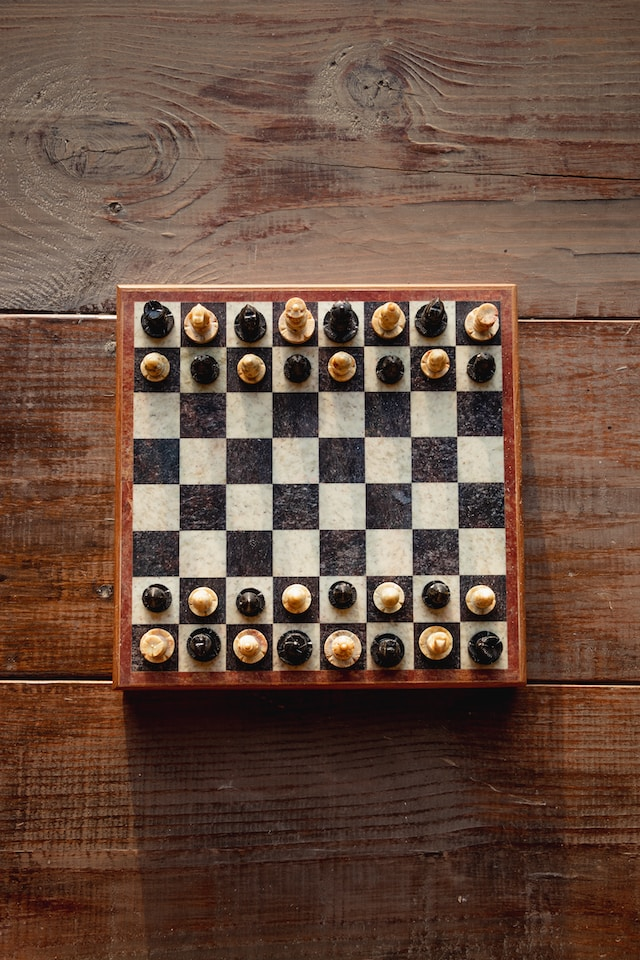
#> input picture CV-5/Lab5/Resources/chess2.jpg, 640 x 960 px, found by its file name
$ python Q1.py
#> lines starting #> are read from the running program, lines starting #| are printed output that depends on the picture; after the words box and inside, x2 and y2 are one past the last pixel; in counts of white or black regions, pixels touching at a corner belong together
#> further down, img is the input picture: shape (960, 640, 3); mean B, G, R 65.2, 79.4, 106.2
import cv2 as cv
import numpy as np

def HarrisCorner(img, k, thresh):
#> called with k = 0.045, thresh = 0.35
    img_cpy = np.copy(img)
    gray = cv.cvtColor(img, cv.COLOR_BGR2GRAY)
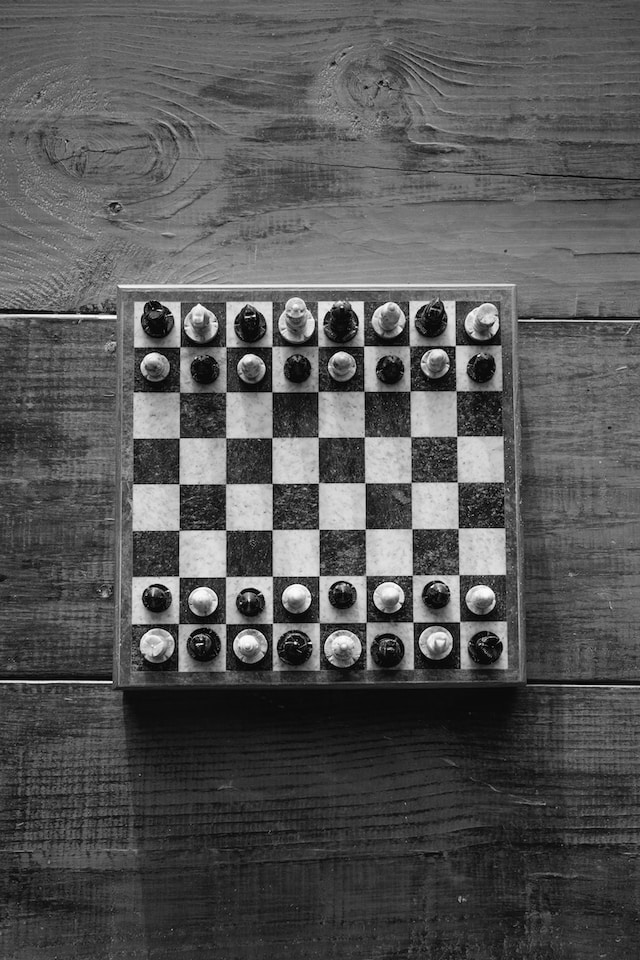
#> gray: shape (960, 640); min 0, max 254, mean 85.8

    Ix = cv.Sobel(gray, cv.CV_64F, 1, 0)
    Iy = cv.Sobel(gray, cv.CV_64F, 0, 1)

    Ix2 = np.square(Ix)
    Iy2 = np.square(Iy)
    Ixy = Ix*Iy
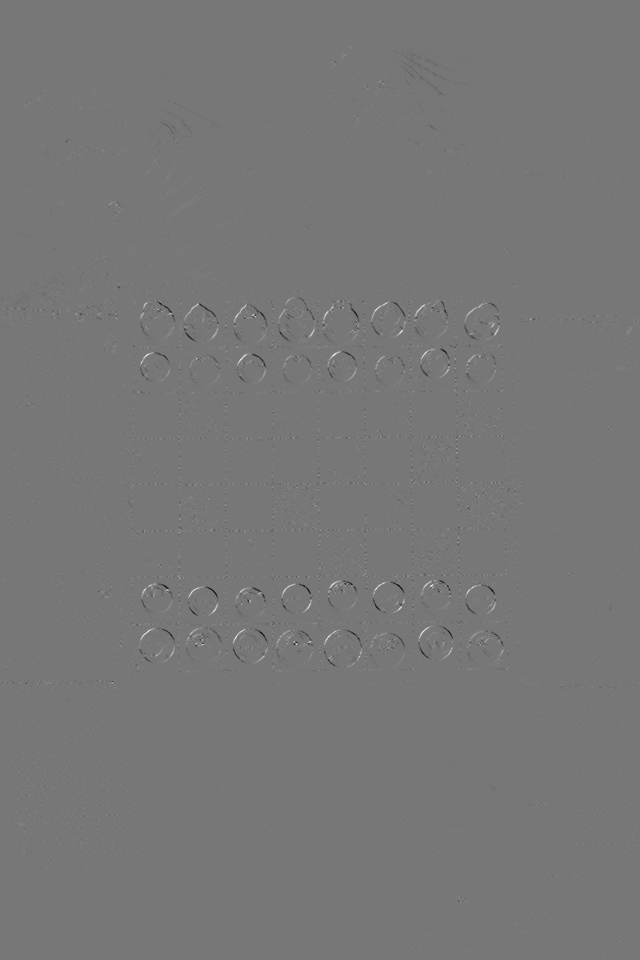
#> Ixy: shape (960, 640) float64; min -395304, max 446336, mean -9.4; drawn with min black and max white

    gIx2 = cv.GaussianBlur(Ix2, (7,7), 0)
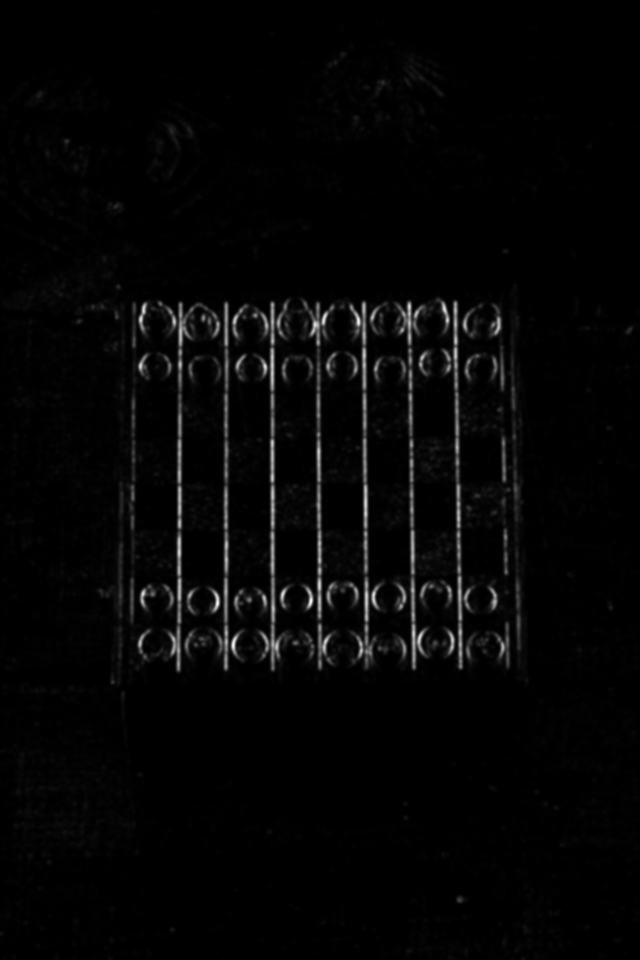
#> gIx2: shape (960, 640) float64; min 0, max 274689.2, mean 6279.1; drawn with min black and max white
    gIy2 = cv.GaussianBlur(Iy2, (7,7), 0)
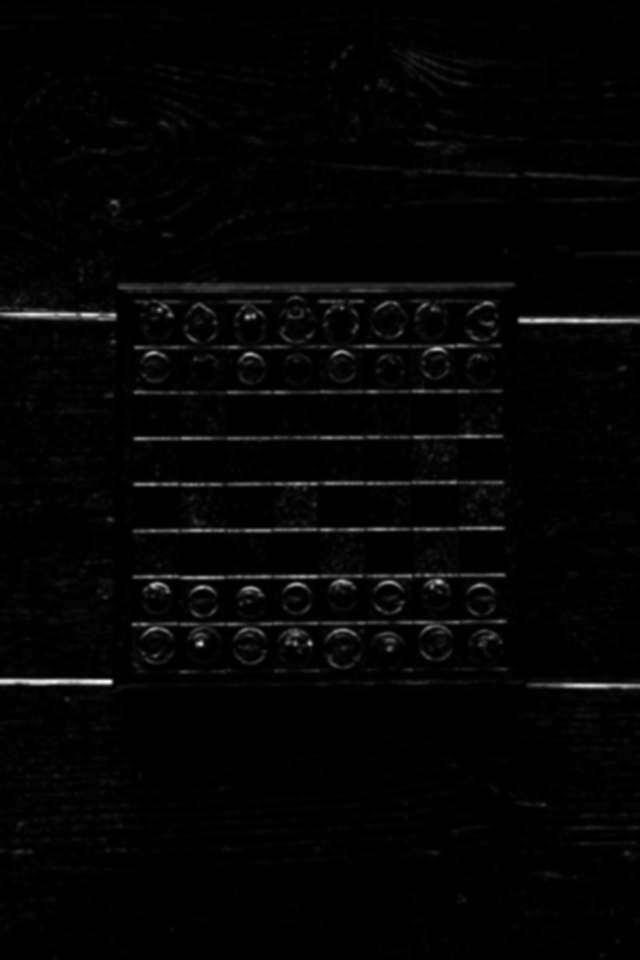
#> gIy2: shape (960, 640) float64; min 0, max 434665.5, mean 8841.8; drawn with min black and max white
    gIxy = cv.GaussianBlur(Ixy, (7,7), 0)

    harris = gIx2*gIy2 - np.square(gIxy) - k*np.square(gIx2+gIy2)
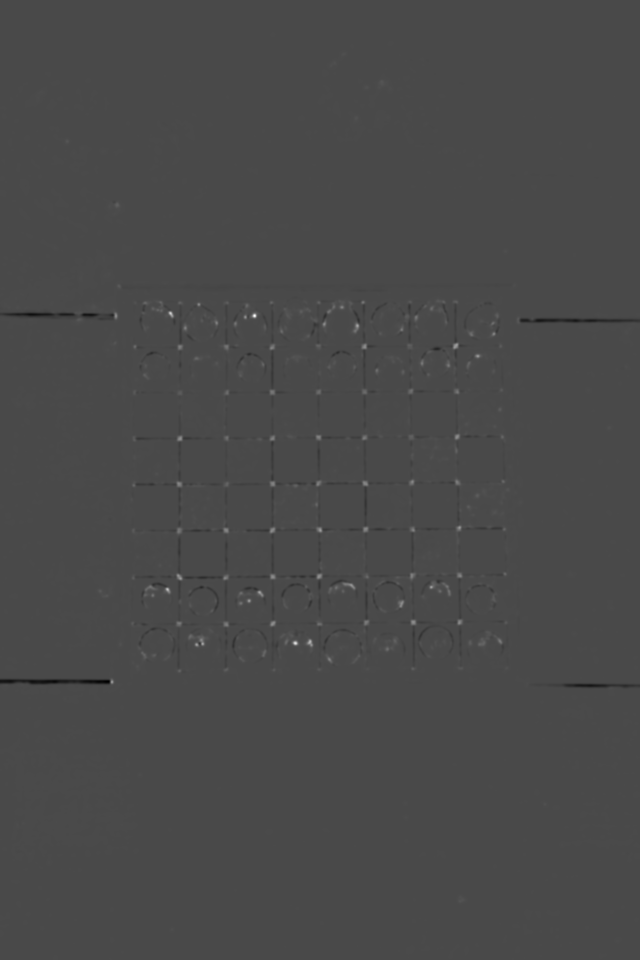
#> harris: shape (960, 640) float64; min -8.28e+09, max 2.03e+10, mean 4330346.2; drawn with min black and max white

    cv.normalize(harris, harris, 0, 1, cv.NORM_MINMAX)

    loc = np.where(harris >= thresh)
#> loc = 2469 positions, rows 204 to 683, columns 111 to 505
    for pt in zip(*loc[::-1]):
        cv.circle(img_cpy, pt, 2, (0, 0, 255), 1)
#> this loop made 2469 passes
#> pt on passes 1 to 3: (116, 204), (117, 204), (116, 205)

    return img_cpy

img = cv.imread('Resources\\chess2.jpg')
cv.imshow('OG', img)

harris_corner = HarrisCorner(img, 0.045, 0.35)
cv.imshow('Harris Corner', harris_corner)

gray = cv.cvtColor(img, cv.COLOR_BGR2GRAY)
dst = cv.cornerHarris(gray,2,5,0.06)
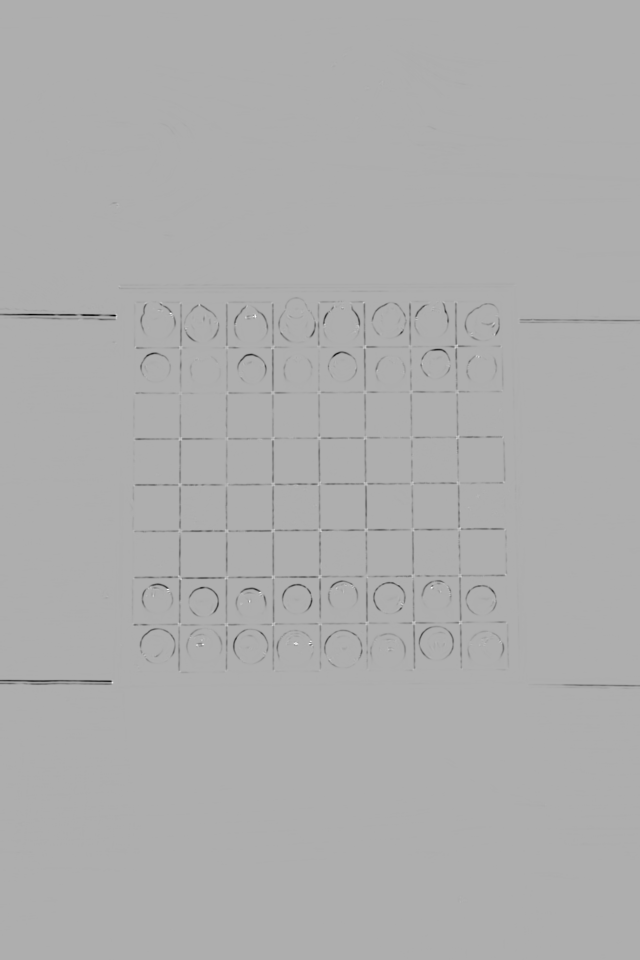
#> dst: shape (960, 640) float32; min -1.97, max 0.918, mean -0.00922; drawn with min black and max white
dst = cv.dilate(dst,None)
img[dst>0.04*dst.max()] = [255,0,0]
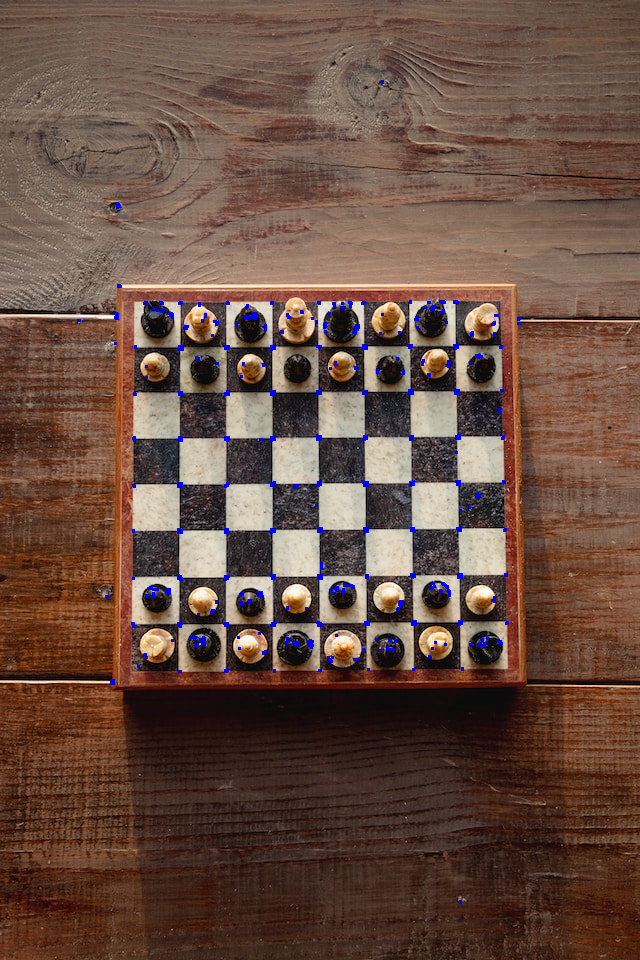
#> img: shape (960, 640, 3); 0.75% of pixels changed, all inside (x1, y1, x2, y2) = (77, 80, 521, 904)
cv.imshow('Using func', img)

cv.waitKey(0)

$ run again, with CV-5/Lab5/Resources/chess1.jpg copied over CV-5/Lab5/Resources/chess2.jpg
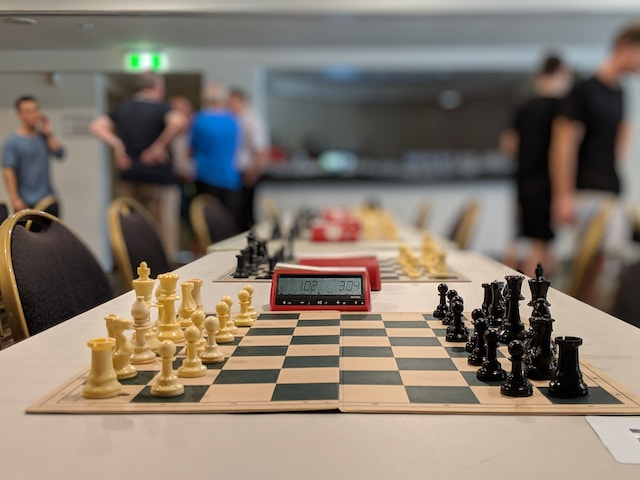
#> input picture CV-5/Lab5/Resources/chess1.jpg, 640 x 480 px, found by its file name
#> img is the input picture: shape (480, 640, 3); mean B, G, R 108.3, 120, 131.5
#> in HarrisCorner, `harris = gIx2*gIy2 - np.square(gIxy) - k*np.square(gIx2+gIy2)`:
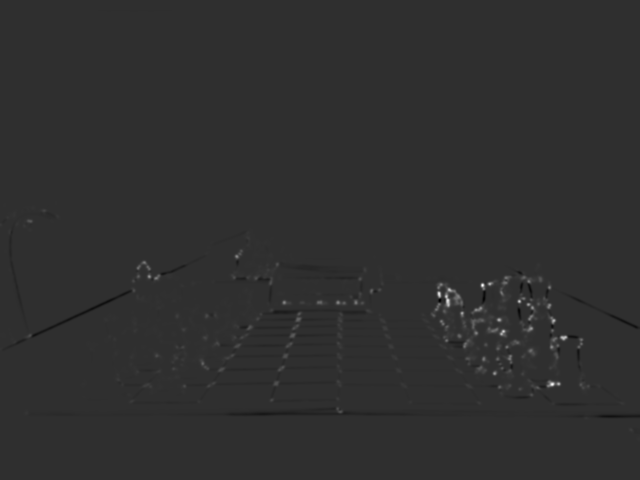
#> harris: shape (480, 640) float64; min -3.44e+09, max 1.5e+10, mean 18905745.5; drawn with min black and max white
#> loc = 784 positions, rows 255 to 387, columns 137 to 582
#> the loop in HarrisCorner, `for pt in zip(*loc[::-1]):` made 784 passes
#> pt on passes 1 to 3: (236, 255), (237, 255), (235, 256)
#> `img[dst>0.04*dst.max()] = [255,0,0]`:
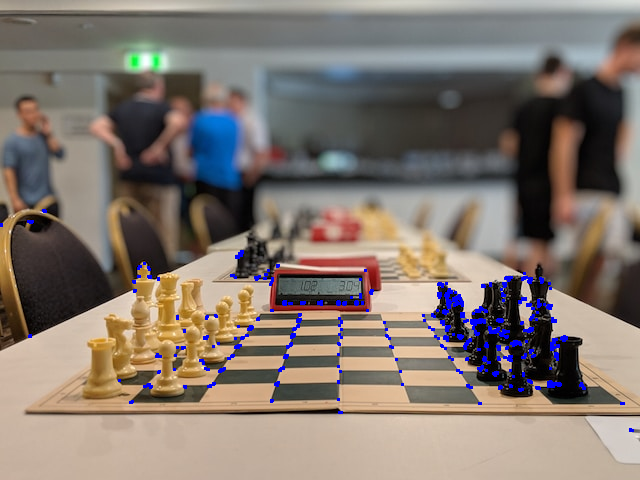
#> img: shape (480, 640, 3); 1.35% of pixels changed, all inside (x1, y1, x2, y2) = (0, 209, 634, 432)
